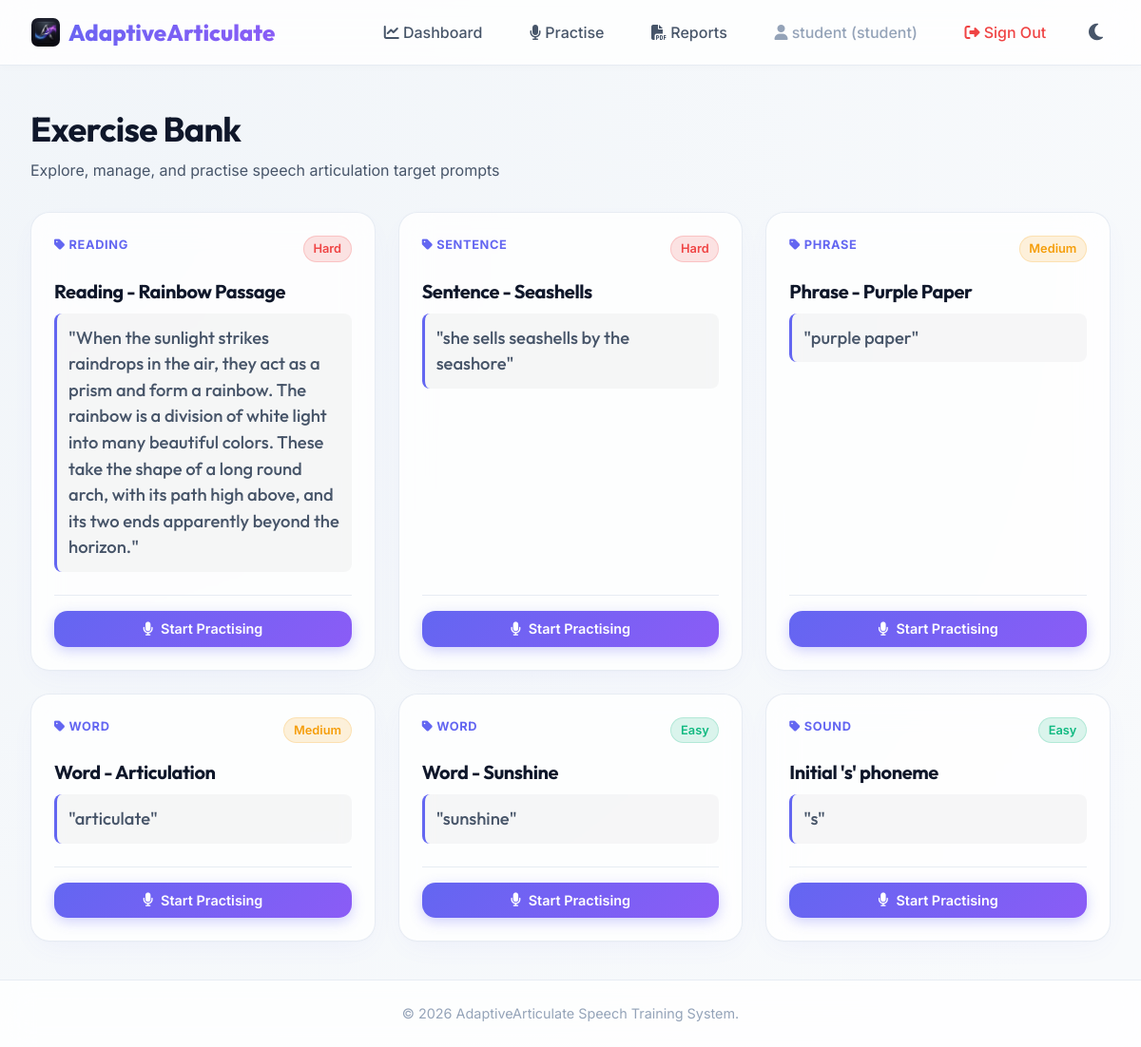
The page /exercises/ (signed in) on the database as committed earlier.
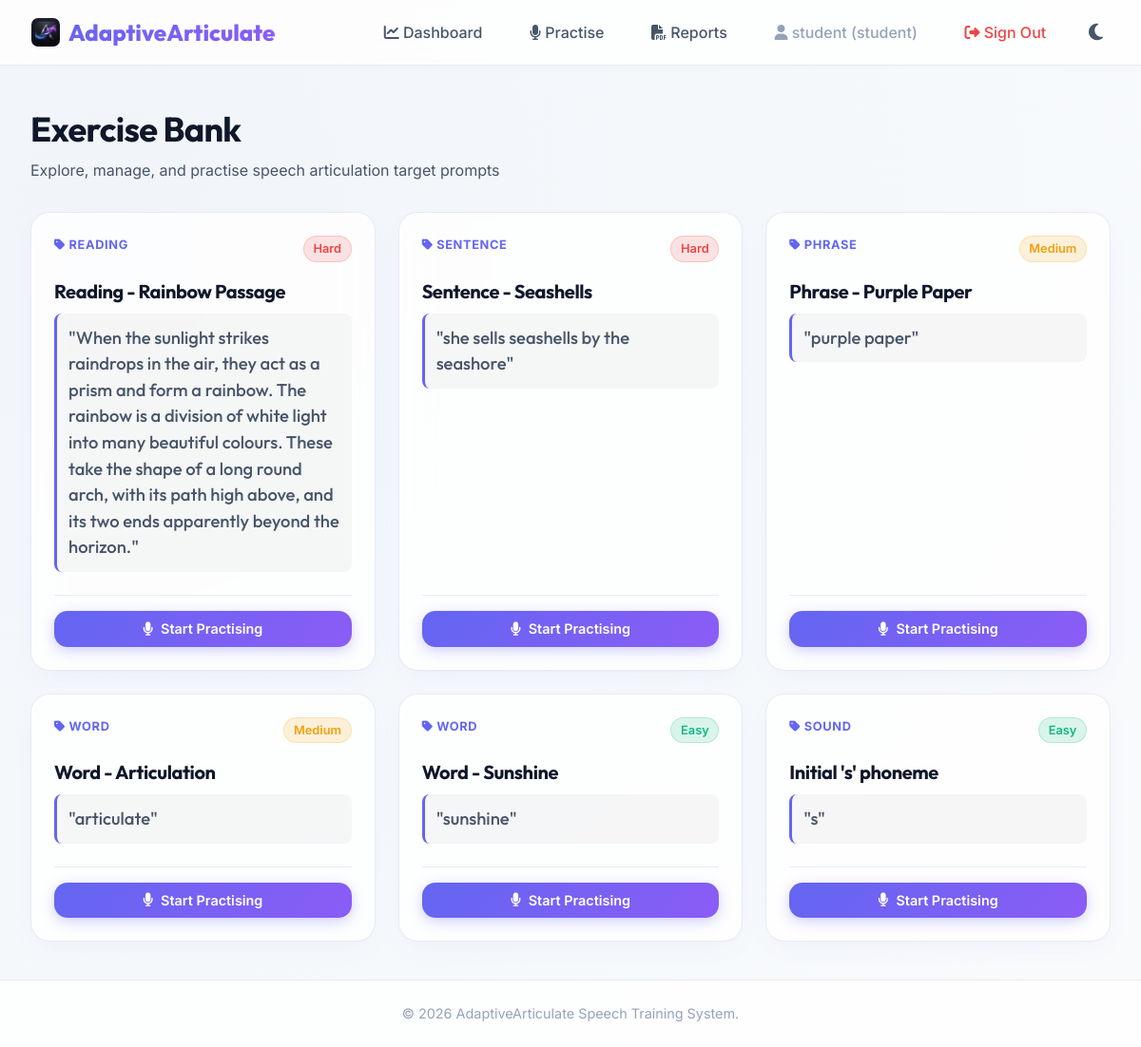
The same page on the database as committed later.
### app/models/user.py (models this page shows, shortened)
class User(UserMixin, db.Model):  # type: ignore[name-defined]
    __tablename__ = "users"
    id = db.Column(db.Integer, primary_key=True)
    email = db.Column(db.String(120), unique=True, nullable=False, index=True)
    password_hash = db.Column(db.String(255), nullable=False)
    role = db.Column(
        db.String(20), nullable=False, default="student"
    )  # student, therapist, supervisor, admin
    is_verified = db.Column(db.Boolean, default=False, nullable=False)
    is_active = db.Column(db.Boolean, default=True, nullable=False)
    created_at = db.Column(db.DateTime, default=datetime.utcnow, nullable=False)
    last_login = db.Column(db.DateTime, nullable=True)
    api_token = db.Column(db.String(64), unique=True, nullable=True, index=True)

### app/models/exercise.py (models this page shows, shortened)
class Exercise(db.Model):  # type: ignore[name-defined]
    __tablename__ = "exercises"
    id = db.Column(db.Integer, primary_key=True)
    title = db.Column(db.String(100), nullable=False)
    type = db.Column(
        db.String(50), nullable=False, index=True
    )  # sound, word, phrase, sentence, reading
    difficulty = db.Column(db.String(20), nullable=False)  # easy, medium, hard
    prompt_text = db.Column(db.Text, nullable=False)
    reference_audio_path = db.Column(db.String(255), nullable=True)
    created_at = db.Column(db.DateTime, default=datetime.utcnow)
    attempts = db.relationship("ExerciseAttempt", backref="exercise", cascade="all, delete-orphan")
    recommendations = db.relationship(
        "Recommendation", backref="exercise", cascade="all, delete-orphan"
    )

### app/exercises/routes.py (the view)
@exercises_bp.route("/")
@login_required
def index() -> Any:
    exercises = exercise_service.get_all_exercises()
    return render_template("exercises/list.html", exercises=exercises)

### app/services/exercise_service.py (called while the page is built)
    def get_all_exercises(self) -> List[Exercise]:
        return Exercise.query.order_by(Exercise.created_at.desc()).all()  # type: ignore[no-any-return]

### app/services/user_service.py (called while the page is built)
    def get_user_by_id(self, user_id: int) -> Optional[User]:
        return db.session.get(User, user_id)

### app/templates/exercises/list.html (shortened to what this page needs)
{% extends "base.html" %}
{% block content %}
<div style="display: flex; justify-content: space-between; align-items: center; margin-bottom: 2rem;">
    <div>
        <h1 style="font-size: 2.25rem;">Exercise Bank</h1>
        <p style="color: var(--text-secondary); margin-top: 0.25rem;">Explore, manage, and practise speech articulation target prompts</p>
    </div>
</div>
<div style="display: grid; grid-template-columns: repeat(auto-fill, minmax(340px, 1fr)); gap: 1.5rem;">
    {% if exercises %}
        {% for exercise in exercises %}
            <div class="card" style="display: flex; flex-direction: column; justify-content: space-between; min-height: 240px; padding: 1.5rem;">
                <div>
                    <div style="display: flex; justify-content: space-between; align-items: flex-start; margin-bottom: 1rem;">
                        <span style="font-size: 0.8rem; font-weight: 700; text-transform: uppercase; letter-spacing: 0.05em; color: var(--primary);">
                            <i class="fa-solid fa-tag"></i> {{ exercise.type }}
                        </span>
                        {% if exercise.difficulty == 'easy' %}
                            <span style="background: rgba(16, 185, 129, 0.15); color: var(--success); font-size: 0.8rem; font-weight: 600; padding: 0.2rem 0.6rem; border-radius: 20px; border: 1px solid rgba(16, 185, 129, 0.2);">
                                Easy
                            </span>
                        {% elif exercise.difficulty == 'medium' %}
                            <span style="background: rgba(245, 158, 11, 0.15); color: var(--warning); font-size: 0.8rem; font-weight: 600; padding: 0.2rem 0.6rem; border-radius: 20px; border: 1px solid rgba(245, 158, 11, 0.2);">
                                Medium
                            </span>
                        {% else %}
                            <span style="background: rgba(239, 68, 68, 0.15); color: var(--danger); font-size: 0.8rem; font-weight: 600; padding: 0.2rem 0.6rem; border-radius: 20px; border: 1px solid rgba(239, 68, 68, 0.2);">
                                Hard
                            </span>
                        {% endif %}
                    </div>
                    <h3 style="font-size: 1.25rem; margin-bottom: 0.5rem; color: var(--text-primary);">{{ exercise.title }}</h3>
                    <p style="font-family: 'Outfit', sans-serif; font-size: 1.15rem; font-weight: 500; color: var(--text-secondary); background: rgba(0, 0, 0, 0.03); padding: 0.75rem; border-radius: var(--radius-sm); border-left: 3px solid var(--primary); margin-bottom: 1.5rem;">
                        "{{ exercise.prompt_text }}"
                    </p>
                </div>
                <div style="display: flex; gap: 0.75rem; align-items: center; border-top: 1px solid var(--border-color); padding-top: 1rem; margin-top: auto;">
                    {% if current_user.role == 'student' %}
                        <a href="{{ url_for('exercises.practice', exercise_id=exercise.id) }}" class="btn btn-primary btn-block" style="padding: 0.5rem 1rem; font-size: 0.9rem;">
                            <i class="fa-solid fa-microphone"></i> Start Practising
                        </a>
                    {% endif %}
                </div>
            </div>
        {% endfor %}
    {% endif %}
</div>
{% endblock %}

### app/templates/base.html (shortened to what this page needs)
<!DOCTYPE html>
<html lang="en">
<head>
    <link rel="stylesheet" href="{{ url_for('static', filename='css/style.css') }}">
    <link rel="stylesheet" href="https://cdn.jsdelivr.net/npm/@fortawesome/fontawesome-free@6.5.2/css/all.min.css">
</head>
<body>
    <nav class="navbar" id="navbar">
        <a href="{{ url_for('index') }}" class="nav-brand">
            <img src="{{ url_for('static', filename='img/logo_icon.png') }}" alt="Logo" class="brand-logo-icon"> AdaptiveArticulate
        </a>
        <ul class="nav-links">
            {% if current_user.is_authenticated %}
                <li>
                    <a href="{{ url_for('users.dashboard_gate') }}" class="nav-link">
                        <i class="fa-solid fa-chart-line"></i> Dashboard
                    </a>
                </li>
                {% if current_user.role == 'student' %}
                    <li>
                        <a href="{{ url_for('exercises.index') }}" class="nav-link">
                            <i class="fa-solid fa-microphone"></i> Practise
                        </a>
                    </li>
                {% elif current_user.role in ['therapist', 'admin'] %}
                    <li>
                        <a href="{{ url_for('exercises.index') }}" class="nav-link">
                            <i class="fa-solid fa-book-open"></i> Exercises
                        </a>
                    </li>
                {% endif %}
                <li>
                    <a href="{{ url_for('reports.download') }}" class="nav-link">
                        <i class="fa-solid fa-file-pdf"></i> Reports
                    </a>
                </li>
                <li>
                    <span class="nav-link" style="color: var(--text-muted);">
                        <i class="fa-solid fa-user"></i> {{ current_user.email.split('@')[0] }} ({{ current_user.role }})
                    </span>
                </li>
                <li>
                    <a href="{{ url_for('auth.logout') }}" class="nav-link" style="color: var(--danger);">
                        <i class="fa-solid fa-right-from-bracket"></i> Sign Out
                    </a>
                </li>
            {% endif %}
            <li>
                <button class="theme-toggle-btn" id="theme-toggle" aria-label="Toggle dark mode">
                    <i class="fa-solid fa-moon" id="theme-icon"></i>
                </button>
            </li>
        </ul>
    </nav>
    <main class="main-content">
        {% block content %}{% endblock %}
    </main>
    <footer class="footer">
        <p>&copy; 2026 AdaptiveArticulate Speech Training System.</p>
    </footer>
</body>
</html>

### app/static/css/style.css (style rules this page uses)
:root { --bg-primary: #f8fafc; --bg-secondary: #f1f5f9; --bg-card: rgba(255, 255, 255, 0.8); --border-color: rgba(226, 232, 240, 0.8); --text-primary: #0f172a; --text-secondary: #475569; --text-muted: #94a3b8; --primary: #6366f1; --primary-hover: #4f46e5; --secondary: #8b5cf6; --secondary-hover: #7c3aed; --success: #10b981; --warning: #f59e0b; --danger: #ef4444; --info: #06b6d4; --card-shadow: 0 10px 30px -10px rgba(99, 102, 241, 0.08), 0 1px 3px rgba(0, 0, 0, 0.02); --btn-shadow: 0 4px 14px 0 rgba(99, 102, 241, 0.3); --radius-sm: 8px; --radius-md: 14px; --radius-lg: 20px; --backdrop-blur: 16px; --transition-speed: 0.3s; }
* { box-sizing: border-box; margin: 0; padding: 0; }
body { font-family: 'Inter', -apple-system, BlinkMacSystemFont, "Segoe UI", Roboto, sans-serif; background: radial-gradient(circle at 10% 20%, var(--bg-secondary) 0%, var(--bg-primary) 90%); color: var(--text-primary); min-height: 100vh; display: flex; flex-direction: column; overflow-x: hidden; transition: background var(--transition-speed) ease, color var(--transition-speed) ease; line-height: 1.5; }
h1, h2, h3, h4, h5, h6 { font-family: 'Outfit', sans-serif; font-weight: 700; color: var(--text-primary); letter-spacing: -0.02em; }
a { color: var(--primary); text-decoration: none; transition: color var(--transition-speed) ease; }
.navbar { background: var(--bg-card); backdrop-filter: blur(var(--backdrop-blur)); -webkit-backdrop-filter: blur(var(--backdrop-blur)); border-bottom: 1px solid var(--border-color); padding: 1rem 2rem; position: sticky; top: 0; z-index: 100; display: flex; justify-content: space-between; align-items: center; box-shadow: 0 2px 10px rgba(0, 0, 0, 0.02); }
.nav-brand { font-family: 'Outfit', sans-serif; font-size: 1.5rem; font-weight: 800; background: linear-gradient(135deg, var(--primary) 0%, var(--secondary) 100%); -webkit-background-clip: text; -webkit-text-fill-color: transparent; display: flex; align-items: center; gap: 0.5rem; }
.brand-logo-icon { height: 32px; width: 32px; border-radius: 8px; object-fit: cover; border: 1px solid rgba(255, 255, 255, 0.1); }
.nav-links { display: flex; gap: 1.5rem; align-items: center; list-style: none; }
.nav-link { font-weight: 500; color: var(--text-secondary); padding: 0.5rem 0.8rem; border-radius: var(--radius-sm); transition: all var(--transition-speed) ease; }
.main-content { flex: 1; width: 100%; max-width: 1280px; margin: 0 auto; padding: 2.5rem 2rem; }
.footer { background: var(--bg-card); backdrop-filter: blur(var(--backdrop-blur)); -webkit-backdrop-filter: blur(var(--backdrop-blur)); border-top: 1px solid var(--border-color); padding: 1.5rem 2rem; text-align: center; color: var(--text-muted); font-size: 0.9rem; margin-top: auto; }
.card { background: var(--bg-card); backdrop-filter: blur(var(--backdrop-blur)); -webkit-backdrop-filter: blur(var(--backdrop-blur)); border: 1px solid var(--border-color); border-radius: var(--radius-lg); padding: 2rem; box-shadow: var(--card-shadow); transition: transform var(--transition-speed) cubic-bezier(0.16, 1, 0.3, 1), box-shadow var(--transition-speed) ease; animation: fadeInUp 0.6s cubic-bezier(0.16, 1, 0.3, 1) forwards; }
.btn { display: inline-flex; align-items: center; justify-content: center; gap: 0.5rem; padding: 0.75rem 1.5rem; border-radius: var(--radius-md); font-weight: 600; font-size: 1rem; cursor: pointer; transition: all var(--transition-speed) cubic-bezier(0.16, 1, 0.3, 1); border: none; text-align: center; }
.btn-primary { background: linear-gradient(135deg, var(--primary) 0%, var(--secondary) 100%); color: white; box-shadow: var(--btn-shadow); }
.btn-block { width: 100%; }
.theme-toggle-btn { background: transparent; border: none; color: var(--text-secondary); font-size: 1.25rem; cursor: pointer; padding: 0.5rem; border-radius: 50%; display: flex; align-items: center; justify-content: center; transition: background var(--transition-speed) ease, color var(--transition-speed) ease; }

Rows that differ between the two databases and show on the page:
changed Exercise "Reading - Rainbow Passage": prompt_text "…light into many beautiful colors. These take the shape…" → "…light into many beautiful colours. These take the shape…"
